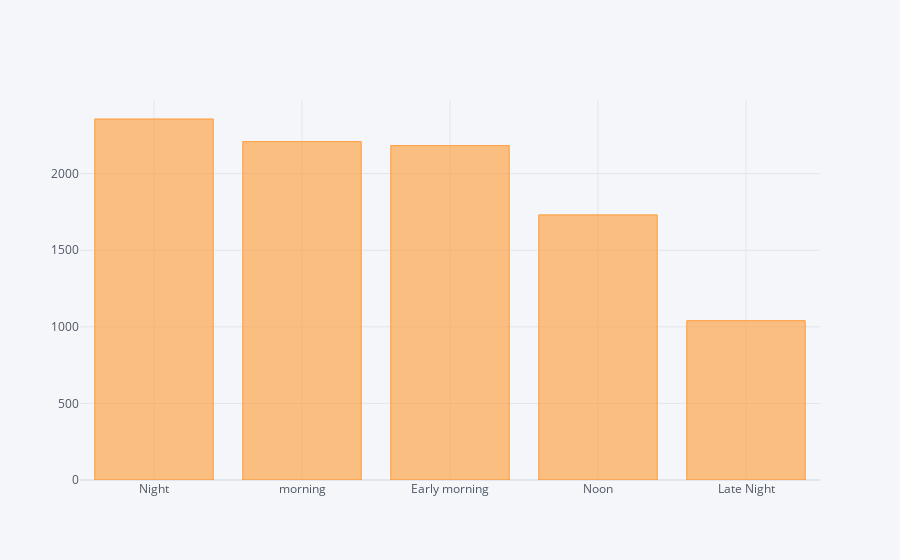

Notebook source saved alongside this figure:
### Code cell
df['Dep_Time_hour'].apply(flight_dep_time).value_counts().iplot(kind="bar")

### Figure 1 — Plotly figure (JSON) as saved in the notebook; plotly's stock layout.template omitted (floating-point values rounded to 4 significant figures)
{"data": [{"marker": {"color": "rgba(255, 153, 51, 0.6)", "line": {"color": "rgba(255, 153, 51, 1.0)", "width": 1}}, "name": "count", "orientation": "v", "text": "", "type": "bar", "x": ["Night", "morning", "Early morning", "Noon", "Late Night"], "y": [2357, 2209, 2183, 1731, 1040]}], "layout": {"legend": {"bgcolor": "#F5F6F9", "font": {"color": "#4D5663"}}, "paper_bgcolor": "#F5F6F9", "plot_bgcolor": "#F5F6F9", "title": {"font": {"color": "#4D5663"}}, "xaxis": {"gridcolor": "#E1E5ED", "showgrid": true, "tickfont": {"color": "#4D5663"}, "title": {"font": {"color": "#4D5663"}, "text": ""}, "zerolinecolor": "#E1E5ED"}, "yaxis": {"gridcolor": "#E1E5ED", "showgrid": true, "tickfont": {"color": "#4D5663"}, "title": {"font": {"color": "#4D5663"}, "text": ""}, "zerolinecolor": "#E1E5ED"}}}
